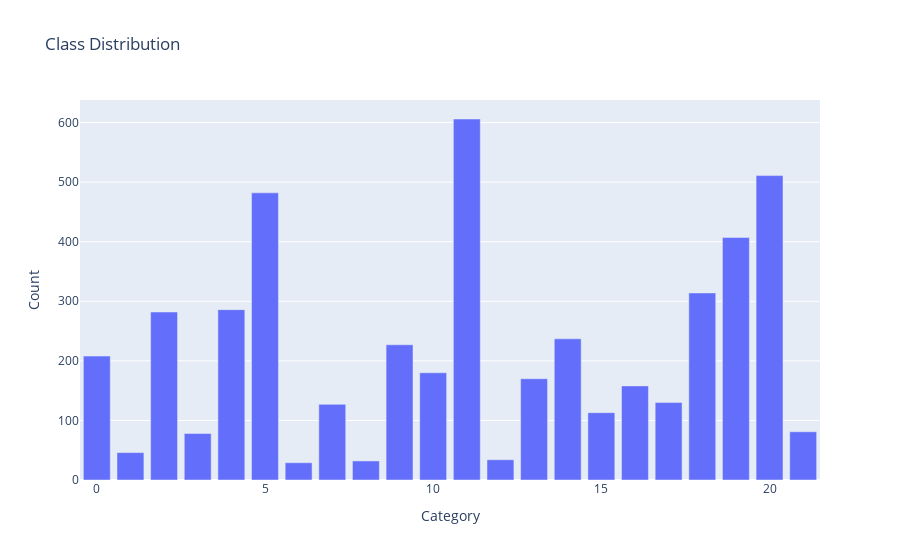

The notebook cell this image was saved under:
### Code cell
# Visualizing Class Distribution using a Bar Chart
def plot_class_distribution(data):
    class_counts = data['category'].value_counts()
    class_labels = class_counts.index

    fig = go.Figure(data=[go.Bar(x=class_labels, y=class_counts)])

    fig.update_layout(
        xaxis_title='Category',
        yaxis_title='Count',
        title='Class Distribution'
    )

    fig.show()

plot_class_distribution(train)

### Figure 1 — Plotly figure (JSON) as saved in the notebook; plotly's stock layout.template omitted (floating-point values rounded to 4 significant figures)
{"data": [{"type": "bar", "x": [11, 20, 5, 19, 18, 4, 2, 14, 9, 0, 10, 13, 16, 17, 7, 15, 21, 3, 1, 12, 8, 6], "y": [606, 511, 482, 407, 314, 286, 282, 237, 227, 208, 180, 170, 158, 130, 127, 113, 81, 78, 46, 34, 32, 29]}], "layout": {"title": {"text": "Class Distribution"}, "xaxis": {"title": {"text": "Category"}}, "yaxis": {"title": {"text": "Count"}}}}
